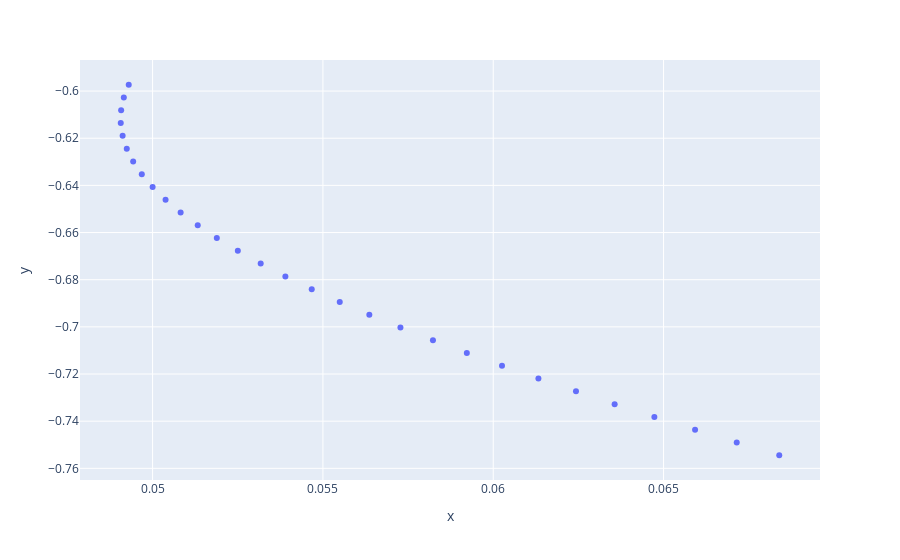

Notebook code cell kept with this figure:
### Code cell
l = ["FTM", "LTC"]
n_points = 30
weights = [np.array([w, 1-w]) for w in np.linspace(0, 1, n_points)]

rets = [port.portfolio_return(w, er[l]) for w in weights]
vols = [port.portfolio_vol(w, x_cov.loc[l, l]) for w in weights]

px.scatter(y = rets, x = vols, hover_name=weights)
